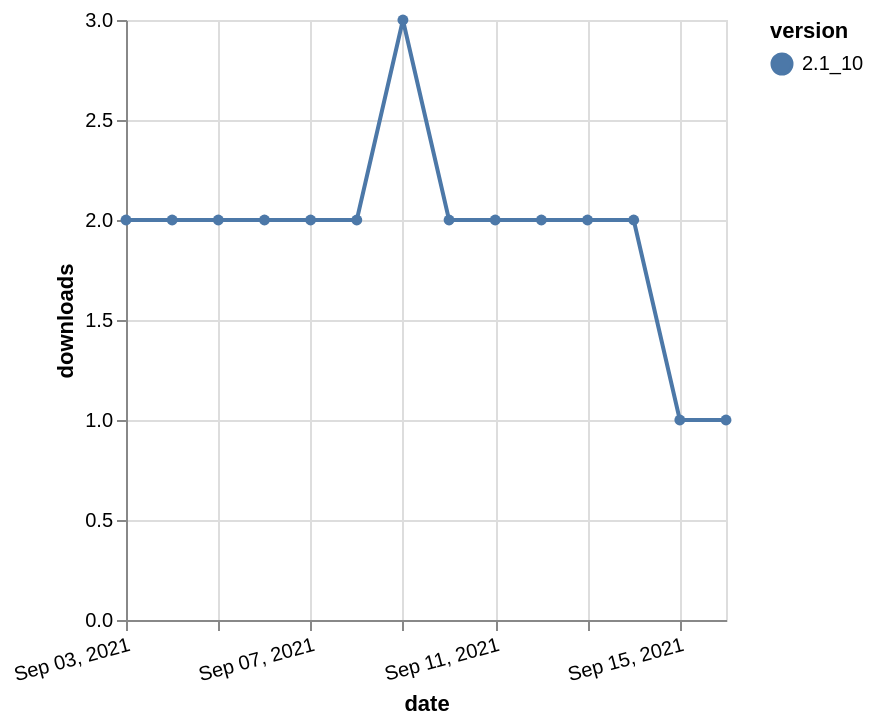

The Vega-Lite source for this figure:
### Vega-Lite specification from a JSON file in a GitHub repository (floating-point values rounded to 4 significant figures)
{"$schema": "https://vega.github.io/schema/vega-lite/v5.json", "description": "A simple bar chart with embedded data.", "data": {"values": [{"date": "2021-09-03", "total": 2929, "delta": 2, "version": "2.1_10"}, {"date": "2021-09-04", "total": 2931, "delta": 2, "version": "2.1_10"}, {"date": "2021-09-05", "total": 2933, "delta": 2, "version": "2.1_10"}, {"date": "2021-09-06", "total": 2935, "delta": 2, "version": "2.1_10"}, {"date": "2021-09-07", "total": 2937, "delta": 2, "version": "2.1_10"}, {"date": "2021-09-08", "total": 2939, "delta": 2, "version": "2.1_10"}, {"date": "2021-09-09", "total": 2942, "delta": 3, "version": "2.1_10"}, {"date": "2021-09-10", "total": 2944, "delta": 2, "version": "2.1_10"}, {"date": "2021-09-11", "total": 2946, "delta": 2, "version": "2.1_10"}, {"date": "2021-09-12", "total": 2948, "delta": 2, "version": "2.1_10"}, {"date": "2021-09-13", "total": 2950, "delta": 2, "version": "2.1_10"}, {"date": "2021-09-14", "total": 2952, "delta": 2, "version": "2.1_10"}, {"date": "2021-09-15", "total": 2953, "delta": 1, "version": "2.1_10"}, {"date": "2021-09-16", "total": 2954, "delta": 1, "version": "2.1_10"}]}, "width": "container", "mark": {"type": "line", "point": {"filled": true}}, "encoding": {"x": {"field": "date", "type": "temporal", "timeUnit": "yearmonthdate", "title": "date", "axis": {"labelAngle": -15}}, "y": {"field": "delta", "type": "quantitative", "title": "downloads"}, "color": {"field": "version", "type": "nominal"}, "tooltip": {"field": "delta"}}}
